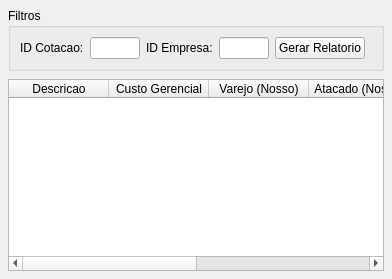
<?xml version="1.0" encoding="UTF-8"?>
<ui version="4.0">
 <class>RelatorioConcorrenciaWindow</class>
 <widget class="QWidget" name="RelatorioConcorrenciaWindow">
  <layout class="QVBoxLayout" name="mainLayout">
   <property name="spacing"><number>8</number></property>
   <property name="leftMargin"><number>8</number></property>
   <property name="topMargin"><number>8</number></property>
   <property name="rightMargin"><number>8</number></property>
   <property name="bottomMargin"><number>8</number></property>
   <item>
    <widget class="QGroupBox" name="filtroGroup">
     <property name="title"><string>Filtros</string></property>
     <layout class="QHBoxLayout" name="filtroLayout">
      <property name="spacing"><number>6</number></property>
      <item><widget class="QLabel" name="idcotacaoLabel"><property name="text"><string>ID Cotacao:</string></property></widget></item>
      <item><widget class="QLineEdit" name="idcotacaoInput"><property name="maximumSize"><size><width>50</width><height>16777215</height></size></property></widget></item>
      <item><widget class="QLabel" name="idempresaLabel"><property name="text"><string>ID Empresa:</string></property></widget></item>
      <item><widget class="QLineEdit" name="idempresaInput"><property name="maximumSize"><size><width>50</width><height>16777215</height></size></property></widget></item>
      <item><widget class="QPushButton" name="gerarButton"><property name="text"><string>Gerar Relatorio</string></property></widget></item>
      <item><spacer name="filtroSpacer"><property name="orientation"><enum>Qt::Horizontal</enum></property></spacer></item>
     </layout>
    </widget>
   </item>
   <item>
    <widget class="QTableWidget" name="resultadoTable">
     <property name="editTriggers"><set>QAbstractItemView::NoEditTriggers</set></property>
     <property name="selectionBehavior"><enum>QAbstractItemView::SelectRows</enum></property>
     <column><property name="text"><string>Descricao</string></property></column>
     <column><property name="text"><string>Custo Gerencial</string></property></column>
     <column><property name="text"><string>Varejo (Nosso)</string></property></column>
     <column><property name="text"><string>Atacado (Nosso)</string></property></column>
     <column><property name="text"><string>Concorrente (API)</string></property></column>
     <column><property name="text"><string>Preco Conc.</string></property></column>
    </widget>
   </item>
  </layout>
 </widget>
</ui>
